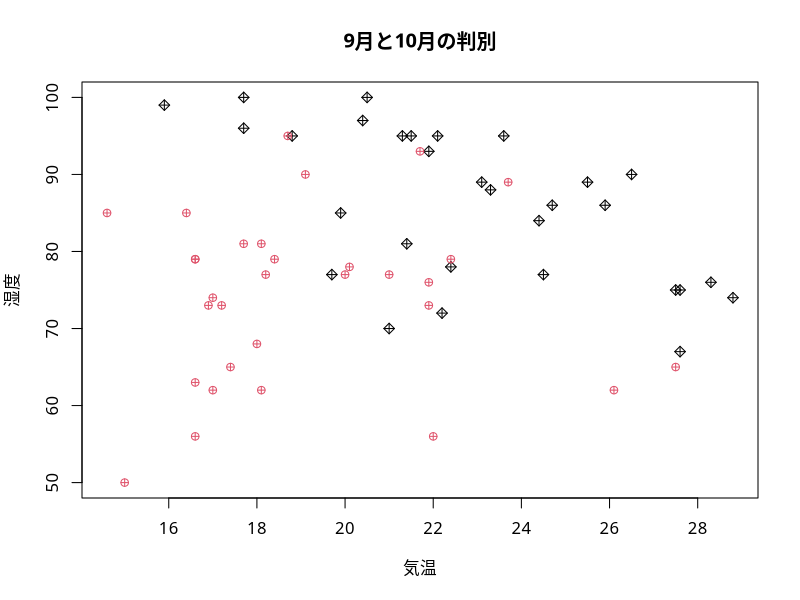
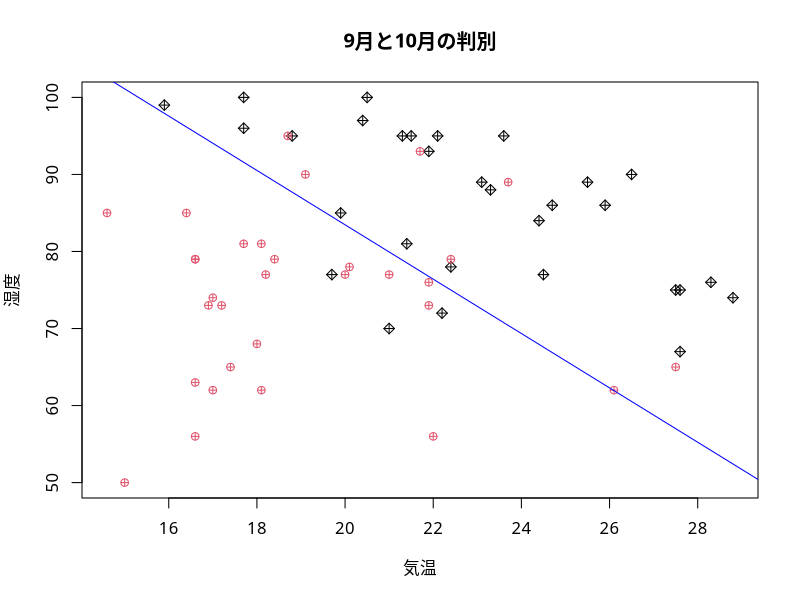

Source code (R) for these figures, in order:
### 東京都の気象データによる例
require(MASS)
par(family="HiraginoSans-W4") # 日本語フォントの指定 (MacOSXの例)
x <- subset(subset=月%in%c(9,10), # 9月と10月を選択
            select=c(気温,湿度,月),
            x=read.csv(file="tokyo-weather.csv",
                       header=TRUE,
                       fileEncoding="utf8"))
plot(x$気温,x$湿度,pch=x$月,col=x$月,
     xlab="気温",ylab="湿度",
     main="9月と10月の判別")
idx <- seq(2,60,by = 2)
x.train <- x[idx,] # 訓練データ
x.test <- x[-idx,] # 試験データ
## 訓練データで判別関数を作成．等分散性を仮定
(myld <- lda(月 ~ 気温 + 湿度, data=x.train)) 
mypred<-predict(myld, newdata=x.test[,1:2]) # x.testを判別
table(true=x.test$月, pred=mypred$class)    # 真のクラスと予測されたクラスの比較
mypred$class # 9月/10月の予測を比較
x.test$月   # 主に月のかわりめに誤判別が起きている
## 結果の図示
plot(x$気温,x$湿度,pch=x$月,col=x$月,
     xlab="気温",ylab="湿度",
     main="9月と10月の判別")
myline <- function(z) {
    a0<-as.vector(colMeans(z$means) %*% z$scaling)
    a<-c(a0/z$scaling[2],-z$scaling[1]/z$scaling[2])
    return(a)
}
abline(myline(myld),col="blue")
